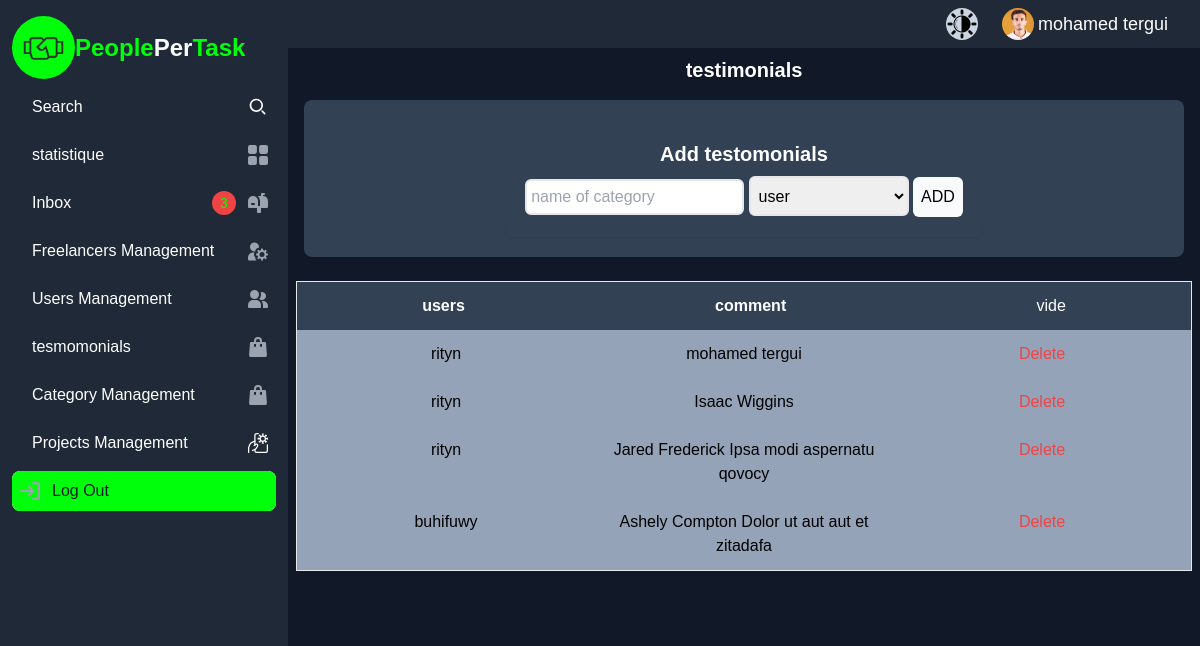
Page /tesmomonials.php on the committed database.
### tables this page shows
CREATE TABLE `temoignages` (
  `id` int NOT NULL,
  `TemoignagesComment` varchar(1000) DEFAULT NULL,
  `usersID` int DEFAULT NULL
);

CREATE TABLE `users` (
  `id` int NOT NULL,
  `username` varchar(255) DEFAULT NULL,
  `password` varchar(255) DEFAULT NULL,
  `email` varchar(250) DEFAULT NULL,
  `city_id` int DEFAULT NULL,
  `id_region` int DEFAULT NULL
);

### src/tesmomonials.php (the view, shortened to what this page needs)
<?php
require("cnx.php");
$qeury = "SELECT temoignages.id as id, TemoignagesComment,users.username as user FROM temoignages INNER JOIN users ON users.id=temoignages.usersID";
$testomonials=mysqli_query($cnx,$qeury);
?>
<!doctype html>
<html>
<head>
    <link href="../dist/output.css" rel="stylesheet">
</head>
<body class="overflow-x-hidden dark:bg-gray-900 ">
    <body class="overflow-x-hidden dark:bg-gray-900 ">
        <?php
        include("header_dashbord.php");
        ?>
        <div class="flex flex-row justify-start  dark:bg-gray-900 ">
            <?php
            include("sidbarOFdashboard.php");
            ?>
            <div class="flex-grow flex flex-col pb-10 dark:bg-gray-900 dark:text-white">
            <h3 class="text-center text-xl pt-2 font-bold">testimonials</h3>
            <div class="flex p-4 gap-6 justify-center flex-col">
                    <div
                        class=" shadow-sm rounded-lg gap-2 bg-slate-200  dark:text-black dark:bg-slate-700 p-5  flex flex-col md:flex-row justify-around items-center ">
                        <div class=" shadow-sm rounded-lg gap-2 bg-slate-100 dark:text-white dark:bg-slate-700 p-5  flex flex-col items-center">
                            <h2 class="text-xl font-semibold ">Add testomonials</h2>
                            <div class="flex   gap-4">
                                <form method="GET" >
                                    <input id="value_add_cetegory" name="comment"
                                        class=" rounded-md p-1  border-2 dark:text-black" type="text"
                                        placeholder="name of category" required>
                                        <select class="border-2 shadow h-10 w-40   rounded-md p-1  border-2 dark:text-black"  name="user" required >
          <option selected disabled>user</option>
          </select>
                                    <input id="btn_add_cetegory" type="submit" value="ADD"
                                        class="bg-gray-50 p-2 rounded-md cursor-pointer dark:text-black">
                                </form>
                            </div>
                        </div>
                    </div>
                </div>
            <section class="flex justify-center gap-8 flex-col p-2  dark:bg-gray-900 dark:text-white">
        <div class="flex flex-col border bg-slate-100 dark:text-black dark:bg-slate-700  ">
          <ul class="flex justify-around bg-slate-50 bg-slate-800 dark:text-white py-3">
            <li class="font-bold">users</li>
            <li class="font-bold">comment</li>
            <li>vide</li>
          </ul>
           <?php
                while($row=mysqli_fetch_assoc($testomonials)):
                 $TemoignagesComment=$row["TemoignagesComment"];
                 $user=$row["user"];
                 $id=$row["id"];
           ?>
            <ul class="flex justify-around text-center bg-gray-50 py-3 dark:bg-slate-400">
              <li class="w-1/2">
              <?=$user?>
              </li>
              <li class="w-1/2">
              <?=$TemoignagesComment?>
              </li>
              <li class="w-1/2 text-red-500">
               <a href="tesmomonials.php?id_delete=<?=$id?>">Delete</a>
               </li>
            </ul>
          <?php
             endwhile;
          ?>
        </div>
      </section>
        </div>
        </div>
    </body>
</html>

### rows in the picture
temoignages: usersID.username "rityn", TemoignagesComment "mohamed tergui"
temoignages: usersID.username "rityn", TemoignagesComment "Isaac Wiggins"
temoignages: usersID.username "rityn", TemoignagesComment "Jared Frederick Ipsa modi aspernatu qovocy"
temoignages: usersID.username "buhifuwy", TemoignagesComment "Ashely Compton Dolor ut aut aut et zitadafa"
